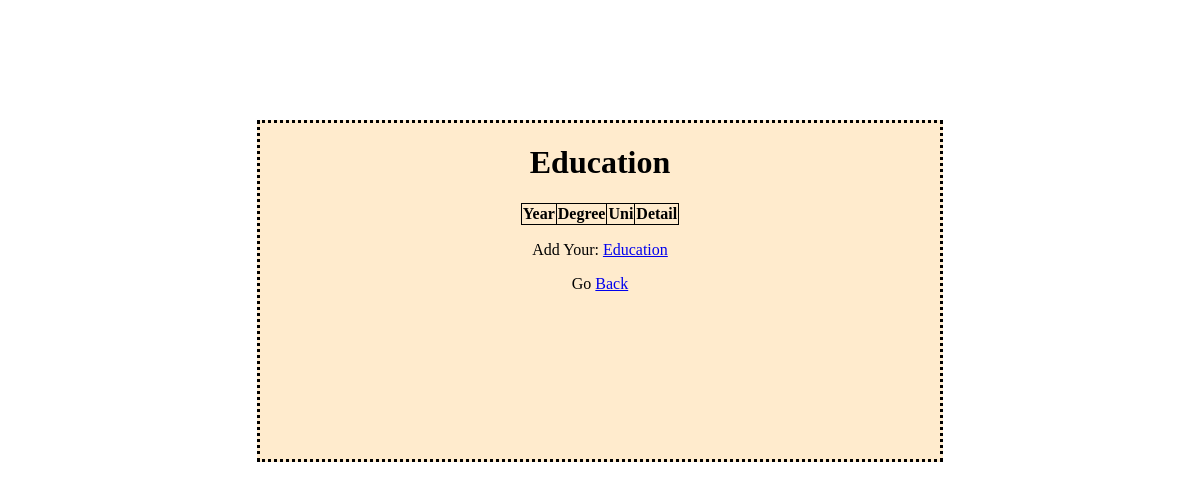
The app's page /edu_all/, older data.
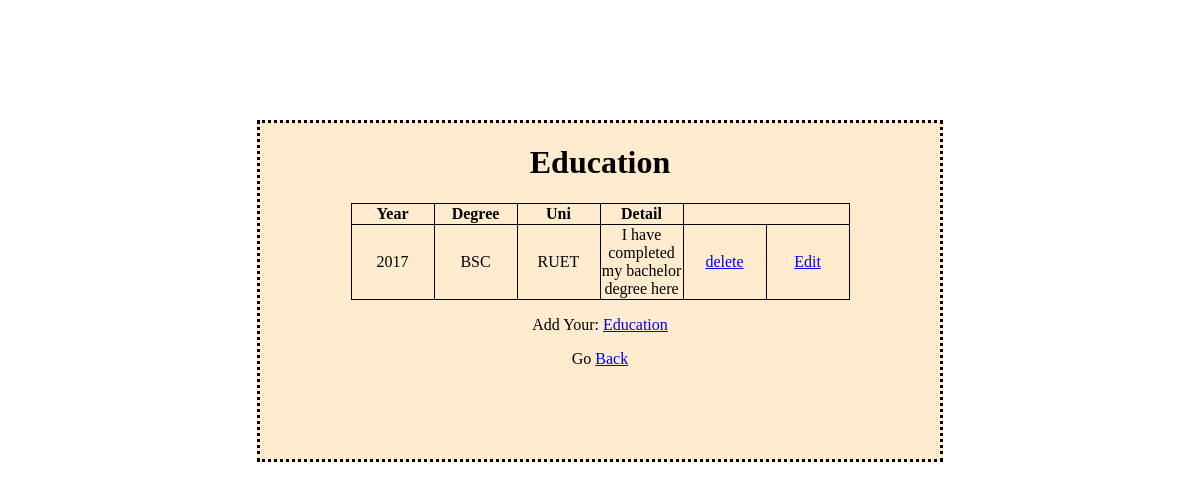
The same page, newer data.
### portfolio/models.py (models this page shows)
class Education(models.Model):
        year = models.CharField(max_length=255)
        degree = models.CharField(max_length=255)
        uni = models.CharField(max_length=255)
        detail = models.CharField(max_length=255)

### portfolio/views.py (the view)
# urls.py: path('edu_all/', views.edu_all, name='edu_all'),
def edu_all(request):
    edu = Education.objects.all().values()
    template = loader.get_template('edu_all.html')
    context = {
        'edu': edu,
    }
    return HttpResponse(template.render(context, request))

### portfolio/templates/edu_all.html (shortened to what this page needs)
<!DOCTYPE html>
<html>
<head>
</head>
<body>
<div class="li">
    <h1>Education</h1>
  <table >
    <tr>
      <th>Year</th>
      <th>Degree</th>
      <th>Uni</th>
      <th>Detail</th>
    </tr>
    <tr>
        {% for x in edu %}
      <td>{{ x.year }} </td>
      <td> {{ x.degree }}</td>
      <td>{{ x.uni }} </td>
      <td> {{ x.detail }}</td>
      <td><a href="edu_delete/{{ x.id }}">delete</a></td>
      <td><a href="edu_update/{{ x.id }}">Edit</a></td>
    </tr>
       {% endfor %}
  </table>
  <p> Add Your: <a href="edu_add/">Education</a></p>
<p>Go <a href="cm">Back</a></p>
</div>
</body>
</html>

Row changes from the older to the newer data that the page shows:
added Education: year "2017", degree "BSC", uni "RUET", detail "I have completed my bachelor degree here"
